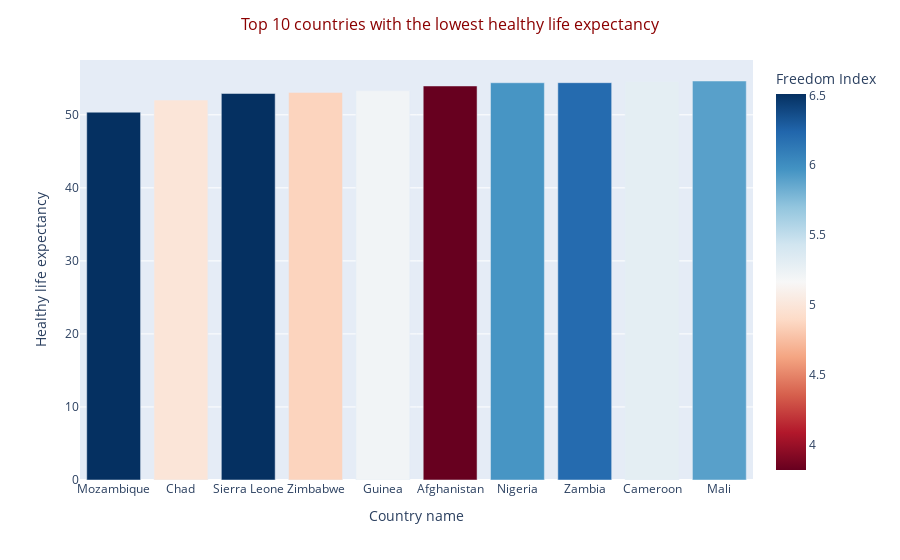

The notebook cell saved with this chart:
### Markdown cell above
* ## Top-10-countries-with-the-lowest-healthy-life-expectancy

### Code cell
# Sorting the DataFrame and resetting the index without adding it as a column
df_lowest = df1.sort_values(by=['Healthy life expectancy'], ascending=True).reset_index(drop=True).head(10)

# Creating the bar plot
fig_lowest = px.bar(df_lowest, x='Country name', y='Healthy life expectancy', 
             color='Freedom Index', 
             color_continuous_scale='rdbu')

# Updating the layout of the plot
fig_lowest.update_layout(title='Top 10 countries with the lowest healthy life expectancy',
                  title_x=0.5,
                  title_font=dict(size=16, color='DarkRed'))

# Displaying the plot
fig_lowest.show()

### Figure 1 — Plotly figure (JSON) as saved in the notebook; plotly's stock layout.template omitted (floating-point values rounded to 4 significant figures)
{"data": [{"alignmentgroup": "True", "hovertemplate": "Country name=%{x}<br>Healthy life expectancy=%{y}<br>Freedom Index=%{marker.color}<extra></extra>", "legendgroup": "", "marker": {"color": [6.51, 4.99, 6.51, 4.86, 5.21, 3.82, 5.96, 6.21, 5.3, 5.9], "coloraxis": "coloraxis", "pattern": {"shape": ""}}, "name": "", "offsetgroup": "", "orientation": "v", "showlegend": false, "textposition": "auto", "type": "bar", "x": ["Mozambique", "Chad", "Sierra Leone", "Zimbabwe", "Guinea", "Afghanistan", "Nigeria", "Zambia", "Cameroon", "Mali"], "xaxis": "x", "y": [50.36, 52.02, 52.92, 53.07, 53.32, 53.95, 54.39, 54.4, 54.52, 54.63], "yaxis": "y"}], "layout": {"barmode": "relative", "coloraxis": {"colorbar": {"title": {"text": "Freedom Index"}}, "colorscale": [[0, "rgb(103,0,31)"], [0.1, "rgb(178,24,43)"], [0.2, "rgb(214,96,77)"], [0.3, "rgb(244,165,130)"], [0.4, "rgb(253,219,199)"], [0.5, "rgb(247,247,247)"], [0.6, "rgb(209,229,240)"], [0.7, "rgb(146,197,222)"], [0.8, "rgb(67,147,195)"], [0.9, "rgb(33,102,172)"], [1, "rgb(5,48,97)"]]}, "legend": {"tracegroupgap": 0}, "margin": {"t": 60}, "title": {"font": {"color": "DarkRed", "size": 16}, "text": "Top 10 countries with the lowest healthy life expectancy", "x": 0.5}, "xaxis": {"anchor": "y", "domain": [0, 1], "title": {"text": "Country name"}}, "yaxis": {"anchor": "x", "domain": [0, 1], "title": {"text": "Healthy life expectancy"}}}}
